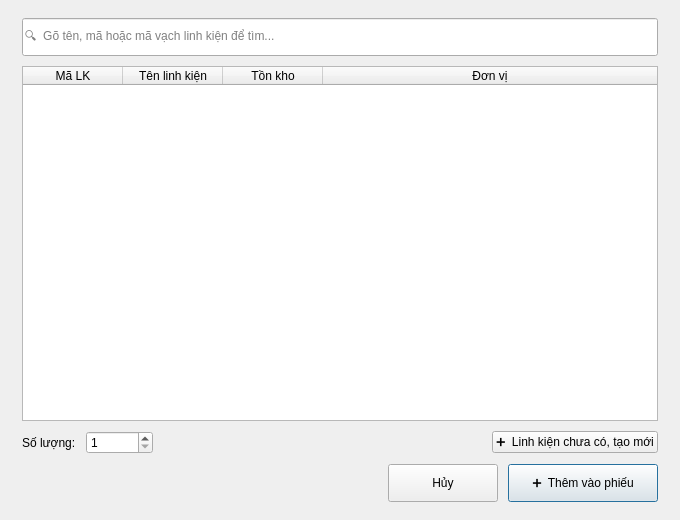
<?xml version="1.0" encoding="UTF-8"?>
<ui version="4.0">
 <class>ComponentSelectDialog</class>
 <widget class="QDialog" name="ComponentSelectDialog">
  <property name="geometry"><rect><x>0</x><y>0</y><width>680</width><height>520</height></rect></property>
  <property name="windowTitle"><string>Tìm và chọn linh kiện</string></property>
  <property name="modal"><bool>true</bool></property>
  <layout class="QVBoxLayout" name="mainLayout">
   <property name="leftMargin"><number>22</number></property>
   <property name="topMargin"><number>18</number></property>
   <property name="rightMargin"><number>22</number></property>
   <property name="bottomMargin"><number>18</number></property>
   <property name="spacing"><number>10</number></property>
   <item>
    <widget class="QLineEdit" name="txtSearch">
     <property name="minimumSize"><size><width>0</width><height>38</height></size></property>
     <property name="placeholderText"><string>🔍  Gõ tên, mã hoặc mã vạch linh kiện để tìm...</string></property>
    </widget>
   </item>
   <item>
    <widget class="QTableWidget" name="tblResults">
     <property name="editTriggers"><set>QAbstractItemView::NoEditTriggers</set></property>
     <property name="selectionBehavior"><enum>QAbstractItemView::SelectRows</enum></property>
     <property name="selectionMode"><enum>QAbstractItemView::SingleSelection</enum></property>
     <property name="alternatingRowColors"><bool>true</bool></property>
     <attribute name="horizontalHeaderStretchLastSection"><bool>true</bool></attribute>
     <column><property name="text"><string>Mã LK</string></property></column>
     <column><property name="text"><string>Tên linh kiện</string></property></column>
     <column><property name="text"><string>Tồn kho</string></property></column>
     <column><property name="text"><string>Đơn vị</string></property></column>
    </widget>
   </item>
   <item>
    <layout class="QHBoxLayout" name="qtyLayout">
     <item>
      <widget class="QLabel" name="lblQtyCaption">
       <property name="text"><string>Số lượng:</string></property>
      </widget>
     </item>
     <item>
      <widget class="QSpinBox" name="spnQty">
       <property name="minimum"><number>1</number></property>
       <property name="maximum"><number>1000000</number></property>
       <property name="value"><number>1</number></property>
      </widget>
     </item>
     <item>
      <spacer name="qtySpacer">
       <property name="orientation"><enum>Qt::Horizontal</enum></property>
       <property name="sizeHint"><size><width>40</width><height>20</height></size></property>
      </spacer>
     </item>
     <item>
      <widget class="QPushButton" name="btnCreateNew">
       <property name="text"><string>➕  Linh kiện chưa có, tạo mới</string></property>
       <property name="cursor"><cursorShape>PointingHandCursor</cursorShape></property>
      </widget>
     </item>
    </layout>
   </item>
   <item>
    <layout class="QHBoxLayout" name="buttonLayout">
     <item>
      <spacer name="btnSpacer">
       <property name="orientation"><enum>Qt::Horizontal</enum></property>
       <property name="sizeHint"><size><width>40</width><height>20</height></size></property>
      </spacer>
     </item>
     <item>
      <widget class="QPushButton" name="btnCancel">
       <property name="minimumSize"><size><width>110</width><height>38</height></size></property>
       <property name="cursor"><cursorShape>PointingHandCursor</cursorShape></property>
       <property name="text"><string>Hủy</string></property>
      </widget>
     </item>
     <item>
      <widget class="QPushButton" name="btnAdd">
       <property name="minimumSize"><size><width>150</width><height>38</height></size></property>
       <property name="cursor"><cursorShape>PointingHandCursor</cursorShape></property>
       <property name="text"><string>➕  Thêm vào phiếu</string></property>
       <property name="objectName" stdset="0"><string notr="true">accentButton</string></property>
       <property name="default"><bool>true</bool></property>
      </widget>
     </item>
    </layout>
   </item>
  </layout>
 </widget>
 <resources/>
 <connections/>
</ui>
